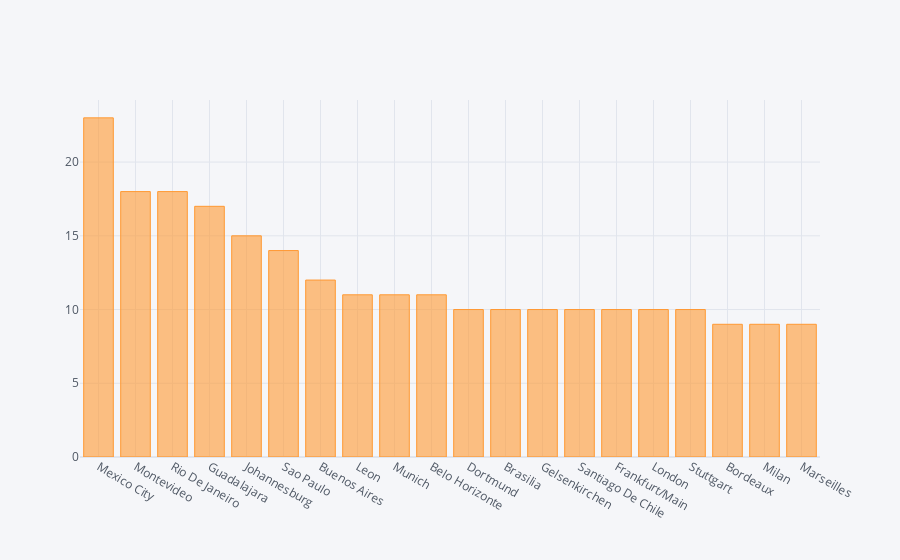

Notebook source saved alongside this figure:
### Code cell
matches['City'].value_counts()[:20].iplot(kind = 'bar')

### Figure 1 — Plotly figure (JSON) as saved in the notebook; plotly's stock layout.template omitted (floating-point values rounded to 4 significant figures)
{"data": [{"marker": {"color": "rgba(255, 153, 51, 0.6)", "line": {"color": "rgba(255, 153, 51, 1.0)", "width": 1}}, "name": "City", "orientation": "v", "text": "", "type": "bar", "x": ["Mexico City ", "Montevideo ", "Rio De Janeiro ", "Guadalajara ", "Johannesburg ", "Sao Paulo ", "Buenos Aires ", "Leon ", "Munich ", "Belo Horizonte ", "Dortmund ", "Brasilia ", "Gelsenkirchen ", "Santiago De Chile ", "Frankfurt/Main ", "London ", "Stuttgart ", "Bordeaux ", "Milan ", "Marseilles "], "y": [23, 18, 18, 17, 15, 14, 12, 11, 11, 11, 10, 10, 10, 10, 10, 10, 10, 9, 9, 9]}], "layout": {"legend": {"bgcolor": "#F5F6F9", "font": {"color": "#4D5663"}}, "paper_bgcolor": "#F5F6F9", "plot_bgcolor": "#F5F6F9", "title": {"font": {"color": "#4D5663"}}, "xaxis": {"gridcolor": "#E1E5ED", "showgrid": true, "tickfont": {"color": "#4D5663"}, "title": {"font": {"color": "#4D5663"}, "text": ""}, "zerolinecolor": "#E1E5ED"}, "yaxis": {"gridcolor": "#E1E5ED", "showgrid": true, "tickfont": {"color": "#4D5663"}, "title": {"font": {"color": "#4D5663"}, "text": ""}, "zerolinecolor": "#E1E5ED"}}}
